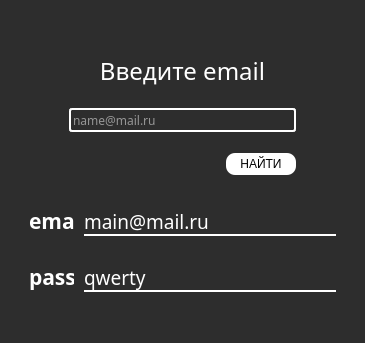
<?xml version="1.0" encoding="UTF-8"?>
<ui version="4.0">
 <class>MainWindow</class>
 <widget class="QMainWindow" name="MainWindow">
  <property name="geometry">
   <rect>
    <x>0</x>
    <y>0</y>
    <width>365</width>
    <height>343</height>
   </rect>
  </property>
  <property name="font">
   <font>
    <italic>false</italic>
   </font>
  </property>
  <property name="windowTitle">
   <string>email search</string>
  </property>
  <property name="windowIcon">
   <iconset>
    <normaloff>../img/icon.png</normaloff>../img/icon.png</iconset>
  </property>
  <property name="layoutDirection">
   <enum>Qt::LeftToRight</enum>
  </property>
  <property name="styleSheet">
   <string notr="true">background-color: rgb(45, 45, 45);
color: white;</string>
  </property>
  <widget class="QWidget" name="centralwidget">
   <property name="maximumSize">
    <size>
     <width>700</width>
     <height>700</height>
    </size>
   </property>
   <property name="styleSheet">
    <string notr="true"/>
   </property>
   <layout class="QGridLayout" name="gridLayout_2">
    <item row="0" column="0">
     <layout class="QGridLayout" name="gridLayout">
      <item row="0" column="0">
       <layout class="QVBoxLayout" name="verticalLayout">
        <property name="leftMargin">
         <number>60</number>
        </property>
        <property name="topMargin">
         <number>30</number>
        </property>
        <property name="rightMargin">
         <number>60</number>
        </property>
        <property name="bottomMargin">
         <number>15</number>
        </property>
        <item>
         <widget class="QLabel" name="label">
          <property name="maximumSize">
           <size>
            <width>16777215</width>
            <height>150</height>
           </size>
          </property>
          <property name="font">
           <font>
            <family>Rex Bold </family>
            <pointsize>18</pointsize>
            <italic>false</italic>
           </font>
          </property>
          <property name="layoutDirection">
           <enum>Qt::LeftToRight</enum>
          </property>
          <property name="styleSheet">
           <string notr="true">color: white;</string>
          </property>
          <property name="text">
           <string>Введите email</string>
          </property>
          <property name="alignment">
           <set>Qt::AlignCenter</set>
          </property>
         </widget>
        </item>
        <item>
         <widget class="QLineEdit" name="edit_email">
          <property name="font">
           <font>
            <family>Proxima Nova</family>
            <italic>false</italic>
           </font>
          </property>
          <property name="styleSheet">
           <string notr="true">border: 2px solid white;
border-radius: 3px;
color: white;
height: 20px;</string>
          </property>
          <property name="placeholderText">
           <string>name@mail.ru</string>
          </property>
         </widget>
        </item>
       </layout>
      </item>
      <item row="1" column="0">
       <layout class="QHBoxLayout" name="horizontalLayout">
        <property name="rightMargin">
         <number>60</number>
        </property>
        <property name="bottomMargin">
         <number>15</number>
        </property>
        <item>
         <spacer name="space">
          <property name="orientation">
           <enum>Qt::Horizontal</enum>
          </property>
          <property name="sizeHint" stdset="0">
           <size>
            <width>40</width>
            <height>20</height>
           </size>
          </property>
         </spacer>
        </item>
        <item>
         <widget class="QPushButton" name="btn_search_email">
          <property name="minimumSize">
           <size>
            <width>70</width>
            <height>20</height>
           </size>
          </property>
          <property name="font">
           <font>
            <pointsize>9</pointsize>
            <italic>false</italic>
           </font>
          </property>
          <property name="styleSheet">
           <string notr="true">QPushButton {
	background-color: rgb(255, 255, 255);
	color: black;
	border-radius: 9px;
	height: 22px;
	width: 70px;
}

QPushButton:hover {
	background-color: rgb(208, 208, 208);
	color: rgb(45, 45, 45);
}

QPushButton:pressed {
	background-color: rgb(207, 207, 207);
}</string>
          </property>
          <property name="text">
           <string>НАЙТИ</string>
          </property>
         </widget>
        </item>
       </layout>
      </item>
     </layout>
    </item>
    <item row="1" column="0">
     <layout class="QHBoxLayout" name="horizontalLayout_2" stretch="0,0">
      <property name="spacing">
       <number>10</number>
      </property>
      <property name="leftMargin">
       <number>20</number>
      </property>
      <property name="topMargin">
       <number>10</number>
      </property>
      <property name="rightMargin">
       <number>20</number>
      </property>
      <property name="bottomMargin">
       <number>20</number>
      </property>
      <item>
       <widget class="QLabel" name="label_2">
        <property name="maximumSize">
         <size>
          <width>45</width>
          <height>16777215</height>
         </size>
        </property>
        <property name="font">
         <font>
          <family>Rex Bold </family>
          <pointsize>16</pointsize>
          <weight>75</weight>
          <bold>true</bold>
         </font>
        </property>
        <property name="styleSheet">
         <string notr="true">color: white;
width:10px;</string>
        </property>
        <property name="text">
         <string>email</string>
        </property>
       </widget>
      </item>
      <item>
       <widget class="QLabel" name="email_text">
        <property name="maximumSize">
         <size>
          <width>16777215</width>
          <height>30</height>
         </size>
        </property>
        <property name="font">
         <font>
          <family>Proxima Nova</family>
          <pointsize>14</pointsize>
         </font>
        </property>
        <property name="styleSheet">
         <string notr="true">color: white;
border-bottom: 2px solid white;
width: 200px;</string>
        </property>
        <property name="text">
         <string>main@mail.ru</string>
        </property>
       </widget>
      </item>
     </layout>
    </item>
    <item row="2" column="0">
     <layout class="QHBoxLayout" name="horizontalLayout_3">
      <property name="spacing">
       <number>10</number>
      </property>
      <property name="leftMargin">
       <number>20</number>
      </property>
      <property name="topMargin">
       <number>0</number>
      </property>
      <property name="rightMargin">
       <number>20</number>
      </property>
      <property name="bottomMargin">
       <number>20</number>
      </property>
      <item>
       <widget class="QLabel" name="label_4">
        <property name="maximumSize">
         <size>
          <width>45</width>
          <height>16777215</height>
         </size>
        </property>
        <property name="font">
         <font>
          <family>Rex Bold </family>
          <pointsize>16</pointsize>
          <weight>75</weight>
          <bold>true</bold>
         </font>
        </property>
        <property name="styleSheet">
         <string notr="true">color: white;
width:10px;</string>
        </property>
        <property name="text">
         <string>pass</string>
        </property>
       </widget>
      </item>
      <item>
       <widget class="QLabel" name="pass_text">
        <property name="maximumSize">
         <size>
          <width>16777215</width>
          <height>30</height>
         </size>
        </property>
        <property name="font">
         <font>
          <family>Proxima Nova</family>
          <pointsize>14</pointsize>
         </font>
        </property>
        <property name="styleSheet">
         <string notr="true">color: white;
border-bottom: 2px solid white;
width: 200px;</string>
        </property>
        <property name="text">
         <string>qwerty</string>
        </property>
       </widget>
      </item>
     </layout>
    </item>
   </layout>
  </widget>
  <widget class="QStatusBar" name="statusbar"/>
 </widget>
 <resources/>
 <connections/>
</ui>
